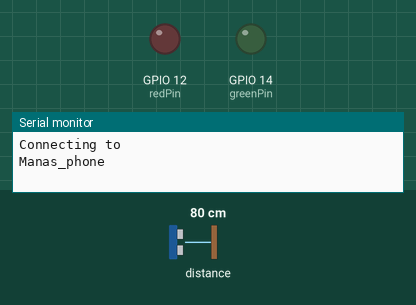
This sketch was run on a simulated ESP8266 (NodeMCU). Parts: output pins drawn as LEDs (lit = HIGH), the last lines printed to the serial monitor. Wiring (inferred from the names in the program): ultrasonic range finder: trigger GPIO 2; echo GPIO 0. The test bench sets the inputs (shaded band); at power-on: distance to the obstacle 80 cm. The echo pulse lasts 58.3 µs per cm; WiFi joins after 1.5 s; servers stay silent unless stated; pins used as bus, display or sensor lines are not drawn.

Above: at 0.1 s.
At 2.1 s:
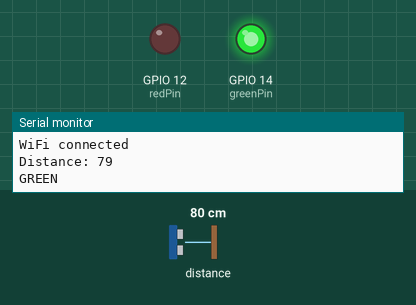
Timing chart, 0 to 3.6 s (numbered marks = the images above):
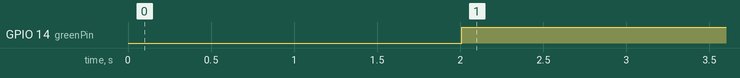

Measured:
- by itself, GPIO 14 (greenPin): LOW → HIGH at 2.0 s

The sketch:

sketch_oct13a.ino
```cpp
#include <ESP8266WiFi.h>

const int trigPin = 2;  //D4
const int echoPin = 0;  //D3
const char* server = "garbage-monitoring-syste-f1f56.appspot.com";

// defines variables
long duration;
int distance;
int percentage;

const char *ssid =  "Manas_phone";
const char *pass =  "12345678";

const int height=30;

const int redPin=12; //D5
const int greenPin=14; //D6

WiFiClient client;

void setup() {
pinMode(trigPin, OUTPUT); // Sets the trigPin as an Output
pinMode(echoPin, INPUT); // Sets the echoPin as an Input
pinMode(redPin, OUTPUT);
pinMode(greenPin, OUTPUT);
Serial.begin(115200); // Starts the serial communication

 Serial.println("Connecting to ");
       Serial.println(ssid);


       WiFi.begin(ssid, pass);

      while (WiFi.status() != WL_CONNECTED)
     {
            delay(1000);
            Serial.print(".");
     }
      Serial.println("");
      Serial.println("WiFi connected");
}

void loop() {

// Clears the trigPin
digitalWrite(trigPin, LOW);
delayMicroseconds(2);

// Sets the trigPin on HIGH state for 10 micro seconds
digitalWrite(trigPin, HIGH);
delayMicroseconds(10);
digitalWrite(trigPin, LOW);

// Reads the echoPin, returns the sound wave travel time in microseconds
duration = pulseIn(echoPin, HIGH);

// Calculating the distance
distance= duration*0.034/2;
// Prints the distance on the Serial Monitor
Serial.print("Distance: ");
Serial.println(distance);
String docstr="{id:1,dist:"+String(distance)+"}";

percentage=distance*100/height;

if(percentage<30){
  Serial.println("RED");
  digitalWrite(redPin,HIGH);
  digitalWrite(greenPin,LOW);
}
else{
  Serial.println("GREEN");
  digitalWrite(redPin,LOW);
  digitalWrite(greenPin,HIGH);
}

if(WiFi.status()==WL_CONNECTED){

  if (client.connect(server,80))
        {

          String postStr = "";
          postStr +="id=";
           postStr += "S1";
           postStr +="&dist=";
           postStr += String(distance);
           postStr +="&percentage=";
           postStr +=String(percentage);
           postStr += "\r\n\r\n\r\n";

          client.print("POST /distance HTTP/1.1\n");
          client.print("Host: garbage-monitoring-syste-f1f56.appspot.com\n");
          client.print("Connection: close\n");
          client.print("Content-Type: application/x-www-form-urlencoded\n");
          client.print("Content-Length: ");
          client.print(postStr.length());
          client.print("\n\n");
          client.print(postStr);
                        }
                        else{
                          Serial.println("Connection Failed");
                        }

          client.stop();
}
delay(20000);
}
```
